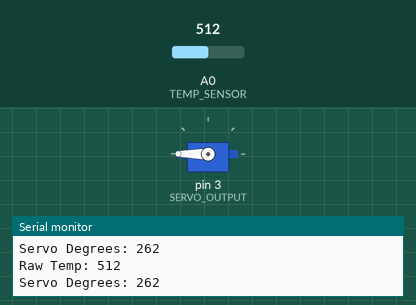
The program below on a simulated Arduino Uno, built with avr-gcc and run on an emulated ATmega328P. Shown: servo, the last lines printed to the serial monitor. The inputs (shaded band) are chosen by the test bench; at power-on: A0 (TEMP_SENSOR) = 512.

Above: at 1.2 s.
1.3 s: A0 (TEMP_SENSOR) set to 306
At 2.5 s:
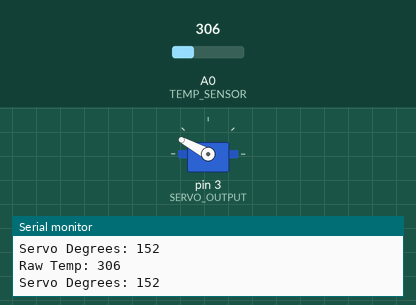
2.8 s: A0 (TEMP_SENSOR) set to 122
At 3.3 s:
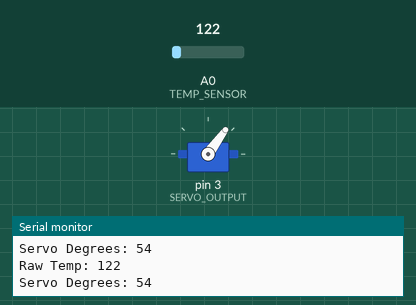
4.3 s: A0 (TEMP_SENSOR) set to 0
At 4.7 s:
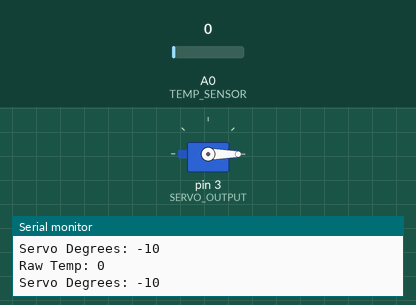
5.8 s: A0 (TEMP_SENSOR) set to 511
At 6.7 s:
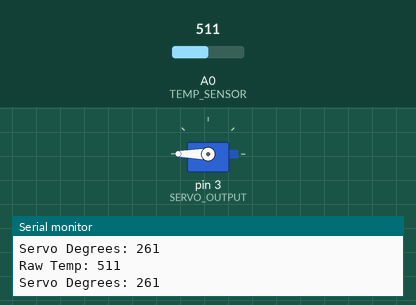
7.3 s: A0 (TEMP_SENSOR) set to 941
8.8 s: A0 (TEMP_SENSOR) set to 974
At 9.5 s:
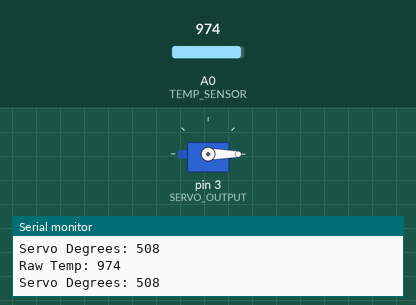
Timing chart, 0 to 11.3 s (numbered marks = the images above; inputs shaded):
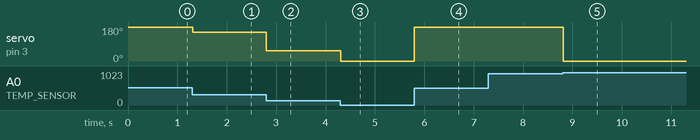

The program:

main.cpp
```cpp
/*
 * SIT315 M1.T2P - Using Interrupts
 * In this task, we are reading the output of a temperature sensor, and feeding it into a servo.
 * But this time using interrupts instead of polling.
 *
 * The source code is hosted at https://github.com/Zylanx/SIT315
 * Run using PlatformIO
 */

#include <Arduino.h>
#include <Servo.h>

// Define interrupt context handler
#define ATOMIC(X) noInterrupts(); X; interrupts();

// Pin Definitions
#define TEMP_SENSOR A0
#define SERVO_OUTPUT 3

// Temperature Servo
// The servo will have the temperature sensor's output mapped to its input, from 0 to 180 degrees of movement.
Servo tempServo;

inline int tempMap(int rawTemp);
void setupInterrupts();

void setup()
{
    // Start the serial connection
    Serial.begin(115200);

    // Set up the temperature sensor and servo pins
    pinMode(TEMP_SENSOR, INPUT);
    tempServo.attach(SERVO_OUTPUT);

    setupInterrupts();
}

void loop()
{
}

// Handle the servo and temp interrupt request.
ISR(TIMER2_COMPA_vect)
{
    ATOMIC({
        // Read and map the temperature sensor input - SENSE, then THINK
        int rawTemp = analogRead(A0);
        int mappedTemp = tempMap(rawTemp);

        // Output to the servo - ACT
        tempServo.write(mappedTemp);

        // Print the temperature inputs
        Serial.print("Raw Temp: ");
        Serial.println(rawTemp);
        Serial.print("Servo Degrees: ");
        Serial.println(mappedTemp);
        Serial.println(); // Slightly annoying that I have to do this. Alternative is one print with an sprintf into a buffer
    });
}

// Maps the temperature to the valid ranges.
// For the sim, these ranges are 20 to 358, corresponding to -40 c to 125 c.
// This range is mapped to the servo output range of 0 to 180 degrees.
inline int tempMap(int rawTemp)
{
    return (int)map(rawTemp, 20, 358, 0, 180);
}

// Set up the timer registers and interrupts for automatically reading the temp
// data and setting the servo.
void setupInterrupts()
{
    // Disable interrupts while setting up
    ATOMIC({
        // Clear registers
        TCCR2A = 0; // set entire TCCR2A register to 0
        TCCR2B = 0; // same for TCCR2B
        TCNT2  = 0; // initialize counter value to 0

        // set compare match register for 61.03515625 Hz increments
        OCR2A = 255; // 61.03515625 = 16000000 / ((255 + 1) * 1024) (must be <256)
        // turn on CTC mode
        TCCR2B |= (1 << WGM21);
        // Set CS22, CS21 and CS20 bits for 64 prescaler
        TCCR2B |= (1 << CS22) | (1 << CS21) | (1 << CS20);
        // enable timer compare interrupt
        TIMSK2 |= (1 << OCIE2A);
    });
}
```

Measured:
- the behaviour switches between 958 and 959 on A0 (TEMP_SENSOR) (found by bisection; images 4 and 5)
- after the input at 1.3 s, servo on pin 3 (SERVO_OUTPUT): 180° → 152° at once
- after the input at 2.8 s, servo on pin 3 (SERVO_OUTPUT): 152° → 54° at once
- after the input at 4.3 s, servo on pin 3 (SERVO_OUTPUT): 54° → 0° at once
- after the input at 5.8 s, servo on pin 3 (SERVO_OUTPUT): 0° → 180° at once
- after the input at 8.8 s, servo on pin 3 (SERVO_OUTPUT): 180° → 0° at once
